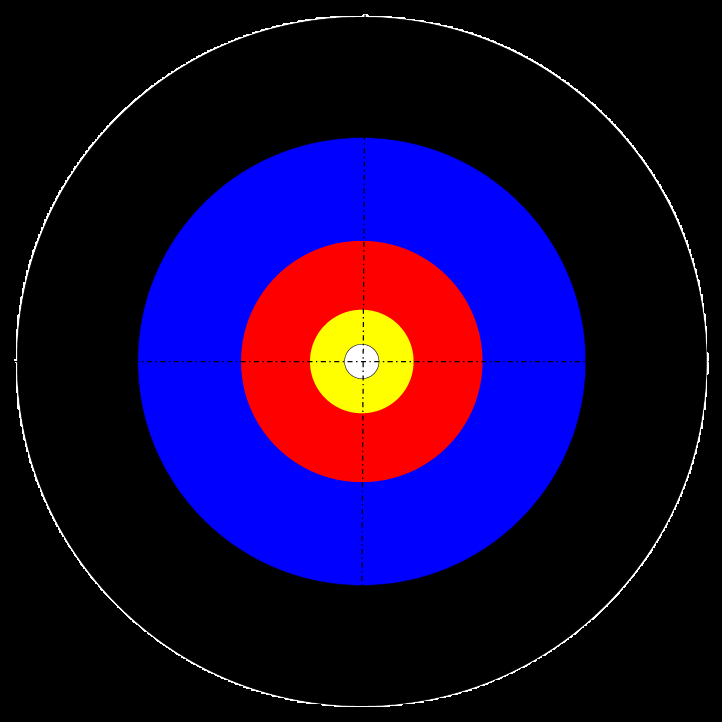
#> input picture Firmware/Tests/target detector v2/target_area.png, 722 x 722 px, given in place of the camera
$ python test4.py
#> lines starting #> are read from the running program, lines starting #| are printed output that depends on the picture; after the words box and inside, x2 and y2 are one past the last pixel; in counts of white or black regions, pixels touching at a corner belong together
import cv2
import numpy as np
import time  # Import the time module

# Function to get center of contour
def centroid(contour):
    M = cv2.moments(contour)
    if M['m00'] != 0:
        cx = int(round(M['m10'] / M['m00']))
        cy = int(round(M['m01'] / M['m00']))
        center = (cx, cy)
        return center
    else:
        return None

# Define color ranges for each ring
color_ranges = [
    ((100, 100, 100), (120, 255, 255))  # Blue
]

# Open camera
cap = cv2.VideoCapture(0)  # Use 0 for the default camera

# Set desired fps and resolution
desired_fps = 30
desired_width = 640
desired_height = 480

# Set camera properties
cap.set(cv2.CAP_PROP_FRAME_WIDTH, desired_width)
cap.set(cv2.CAP_PROP_FRAME_HEIGHT, desired_height)
cap.set(cv2.CAP_PROP_FPS, desired_fps)

# Check if the camera properties were set correctly
print("Actual FPS:", cap.get(cv2.CAP_PROP_FPS))
print("Actual Resolution:", (cap.get(cv2.CAP_PROP_FRAME_WIDTH), cap.get(cv2.CAP_PROP_FRAME_HEIGHT)))

# Variables for controlling the frame rate
fps_start_time = time.time()
fps_interval = 1.0 / desired_fps

while True:
    # Capture frame from camera
    ret, frame = cap.read()
#> frame is the input picture: shape (722, 722, 3); mean B, G, R 56.8, 6, 24.2

    # Convert frame to HSV
    hsv = cv2.cvtColor(frame, cv2.COLOR_BGR2HSV)
#> hsv: shape (722, 722, 3); mean H, S, V 26.5, 76.9, 78.5

    # Track target center for each color range
    centers = []
    for color_range in color_ranges:
        lower, upper = np.array(color_range[0]), np.array(color_range[1])
        mask = cv2.inRange(hsv, lower, upper)
        contours, _ = cv2.findContours(mask, cv2.RETR_TREE, cv2.CHAIN_APPROX_SIMPLE)

        # Find the biggest contour
        if contours:
            blue_contour = max(contours, key=cv2.contourArea)
            center = centroid(blue_contour)

            # Check if center is not None before appending
            if center is not None:
                centers.append(center)

                # Draw contour centers
                frame = cv2.drawContours(frame, [blue_contour], -1, (0, 255, 0), 3)
                frame = cv2.circle(frame, center, 2, (0, 0, 255), -1)

                # Draw line from the center of the blue circle to the center of the screen
                screen_center = (frame.shape[1] // 2, frame.shape[0] // 2)
                frame = cv2.line(frame, center, screen_center, (255, 0, 0), 2)
#> this loop made 1 pass
#> (cx in centroid, cy in centroid) on pass 1: (361, 361)
#> pass 1, `mask = cv2.inRange(hsv, lower, upper)`:
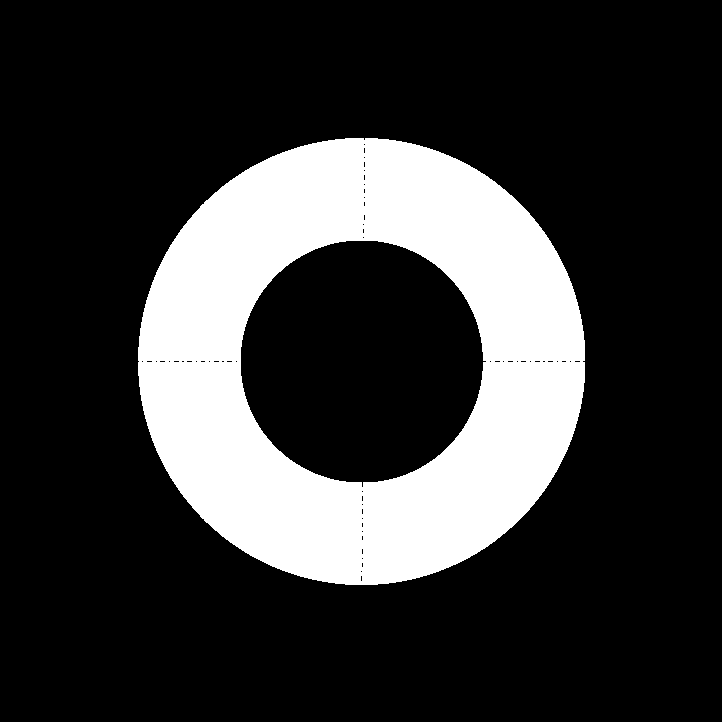
#> mask: shape (722, 722); 21.3% white; 1 white region, box (x1, y1, x2, y2) and area: (138, 138, 585, 585) 110872
#> pass 1, `frame = cv2.drawContours(frame, [blue_contour], -1, (0, 255, 0), 3)`:
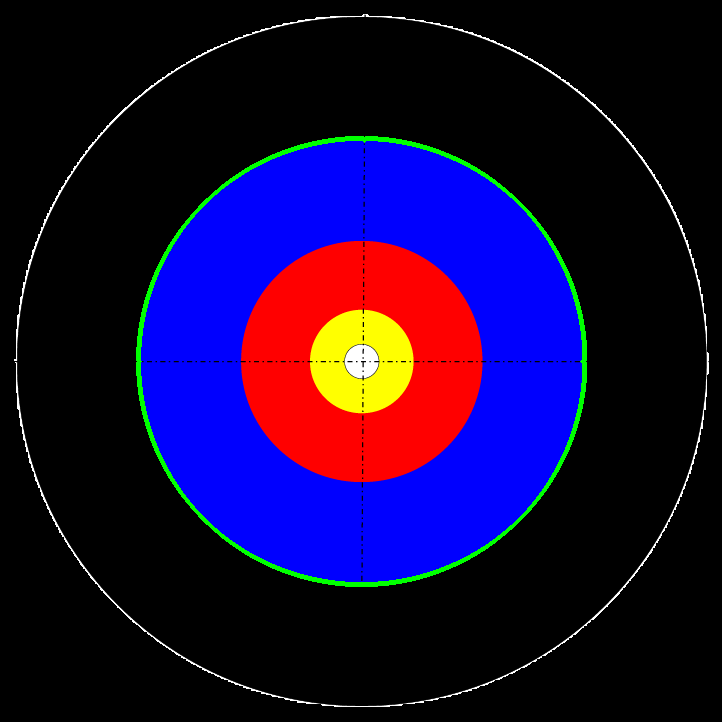
#> frame: shape (722, 722, 3); 1.22% of pixels changed, all inside (x1, y1, x2, y2) = (136, 136, 587, 587)
#> after the loop, centers = [(361, 361)]

    # Display the result
    cv2.imshow("Tracking", frame)

    # Control the frame rate
    elapsed_time = time.time() - fps_start_time
    if elapsed_time < fps_interval:
        time.sleep(fps_interval - elapsed_time)
    fps_start_time = time.time()

    # Break the loop if 'q' key is pressed
    if cv2.waitKey(1) & 0xFF == ord('q'):
#> (key q is pressed here)
        break

# Release the camera and close the window
cap.release()
cv2.destroyAllWindows()
